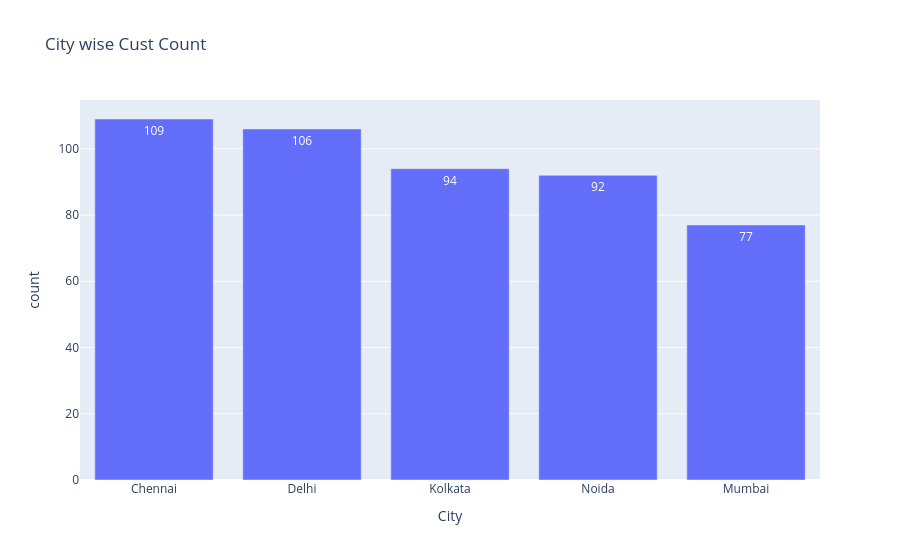

The notebook cell this image was saved under:
### Code cell
fig = px.bar(data_frame=q2,x='City',y='count',text='count',
             title='City wise Cust Count') 
fig.show()

### Figure 1 — Plotly figure (JSON) as saved in the notebook; plotly's stock layout.template omitted (floating-point values rounded to 4 significant figures)
{"data": [{"hovertemplate": "City=%{x}<br>count=%{text}<extra></extra>", "legendgroup": "", "marker": {"color": "#636efa", "pattern": {"shape": ""}}, "name": "", "orientation": "v", "showlegend": false, "text": [109.0, 106.0, 94.0, 92.0, 77.0], "textposition": "auto", "type": "bar", "x": ["Chennai", "Delhi", "Kolkata", "Noida", "Mumbai"], "xaxis": "x", "y": [109, 106, 94, 92, 77], "yaxis": "y"}], "layout": {"barmode": "relative", "legend": {"tracegroupgap": 0}, "title": {"text": "City wise Cust Count"}, "xaxis": {"anchor": "y", "domain": [0, 1], "title": {"text": "City"}}, "yaxis": {"anchor": "x", "domain": [0, 1], "title": {"text": "count"}}}}
